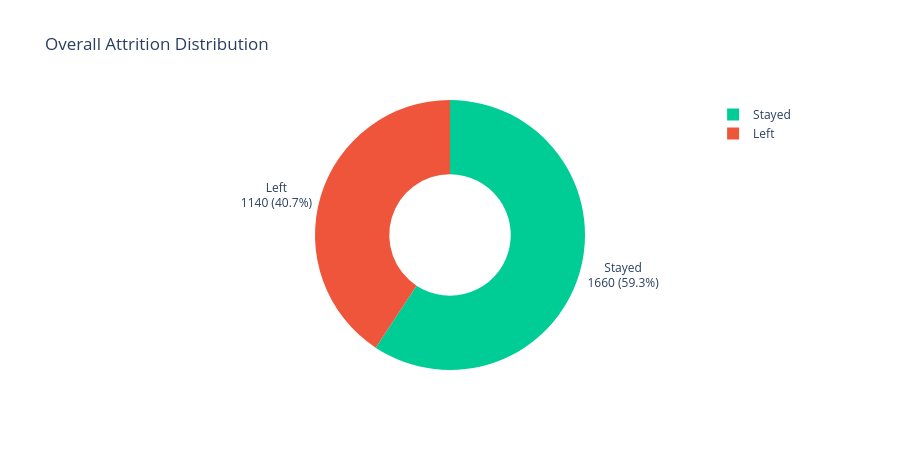

Notebook code for this chart:
### Markdown cell above
## Overall Attrition Distribution

### Code cell
# Calculate attrition counts and percentages
attrition_counts = data['attrition'].value_counts().reset_index()
attrition_counts.columns = ['Attrition', 'Count']
attrition_counts['Attrition'] = attrition_counts['Attrition'].map({1: 'Left', 0: 'Stayed'})
attrition_counts['Percentage'] = (attrition_counts['Count'] / len(data) * 100).round(1)

# Donut chart for overall attrition ratio
fig = px.pie(
    attrition_counts,
    names='Attrition',
    values='Count',
    hole=0.45,                          # makes it a donut chart
    title='Overall Attrition Distribution',
    color='Attrition',
    color_discrete_map={'Left': '#EF553B', 'Stayed': '#00CC96'},
)

fig.update_traces(texttemplate='%{label}<br>%{value} (%{percent})', textposition='outside')
fig.update_layout(height=450)
fig.show()

### Figure 1 — Plotly figure (JSON) as saved in the notebook; plotly's stock layout.template omitted (floating-point values rounded to 4 significant figures)
{"data": [{"customdata": [["Stayed"], ["Left"]], "domain": {"x": [0, 1], "y": [0, 1]}, "hole": 0.45, "hovertemplate": "Attrition=%{customdata[0]}<br>Count=%{value}<extra></extra>", "labels": ["Stayed", "Left"], "legendgroup": "", "marker": {"colors": ["#00CC96", "#EF553B"]}, "name": "", "showlegend": true, "textposition": "outside", "texttemplate": "%{label}<br>%{value} (%{percent})", "type": "pie", "values": [1660, 1140]}], "layout": {"height": 450, "legend": {"tracegroupgap": 0}, "title": {"text": "Overall Attrition Distribution"}}}
